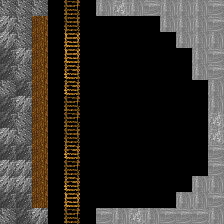

Tiled map render using the project's own tile images. Description and the map definition, with tile-layer contents summarised, below:
An orthogonal 14x14 tile map with 16x16 px tiles, 2 tile layers (blocks, ladders), 3 tilesets.

<map version="1.0" orientation="orthogonal" renderorder="right-down" width="14" height="14" tilewidth="16" tileheight="16" nextobjectid="1">
 <tileset firstgid="1" name="ladder" tilewidth="16" tileheight="16" tilecount="4">
  <image source="../../textures/ladder.png" width="64" height="16" />
 </tileset>
 <tileset firstgid="5" name="stone" tilewidth="16" tileheight="16" tilecount="9">
  <image source="../../textures/stone.png" width="144" height="16" />
 </tileset>
 <tileset firstgid="14" name="wood" tilewidth="16" tileheight="16" tilecount="3">
  <image source="../../textures/wood.png" width="48" height="16" />
 </tileset>
 <layer name="blocks" width="14" height="14">
  <data>[196 cells, 80 non-empty, 7 distinct tile ids]</data>
 </layer>
 <layer name="ladders" width="14" height="14">
  <data>[196 cells, 14 non-empty, 4 distinct tile ids]</data>
 </layer>
</map>
